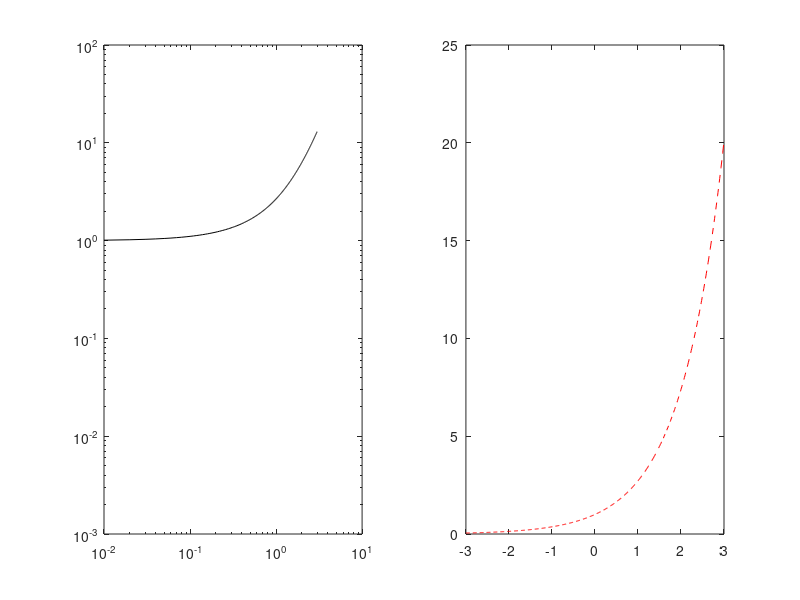

MATLAB code for this plot:


x = -3:0.01:3;  % x-axis for exponential functions

N = 3;
y = zeros(size(x)); % creates vector of zeros

for n = 0:N
    y = y + x.^n/factorial(n);
end


% this creates two plots in one figure (plots are in one column)
figure(1);
subplot(1,2,1);
% plot(x,y,'k-');
loglog(x,y,'k-'); % both axis are log scaled
subplot(1,2,2);
plot(x,exp(x),'r--');
